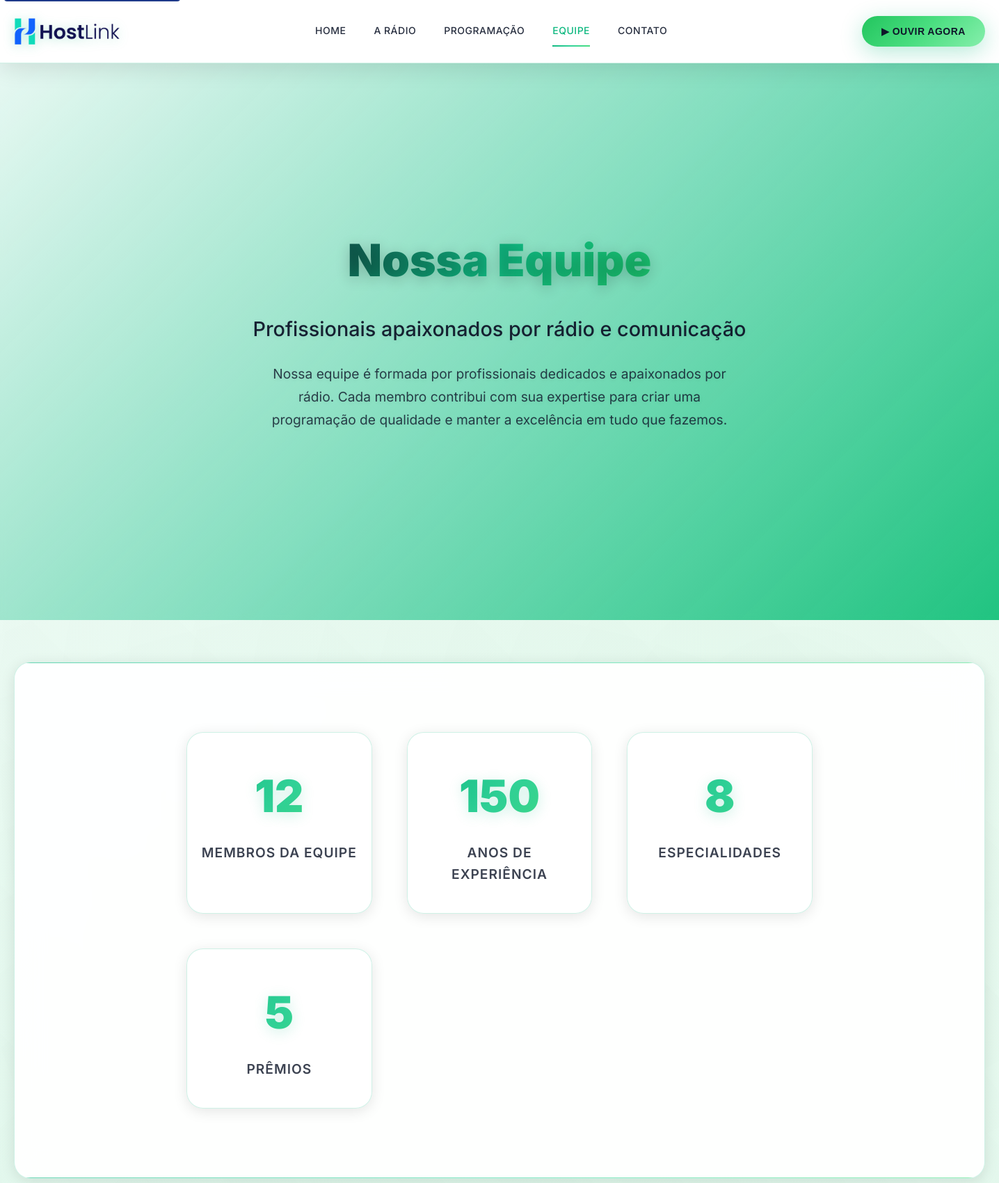
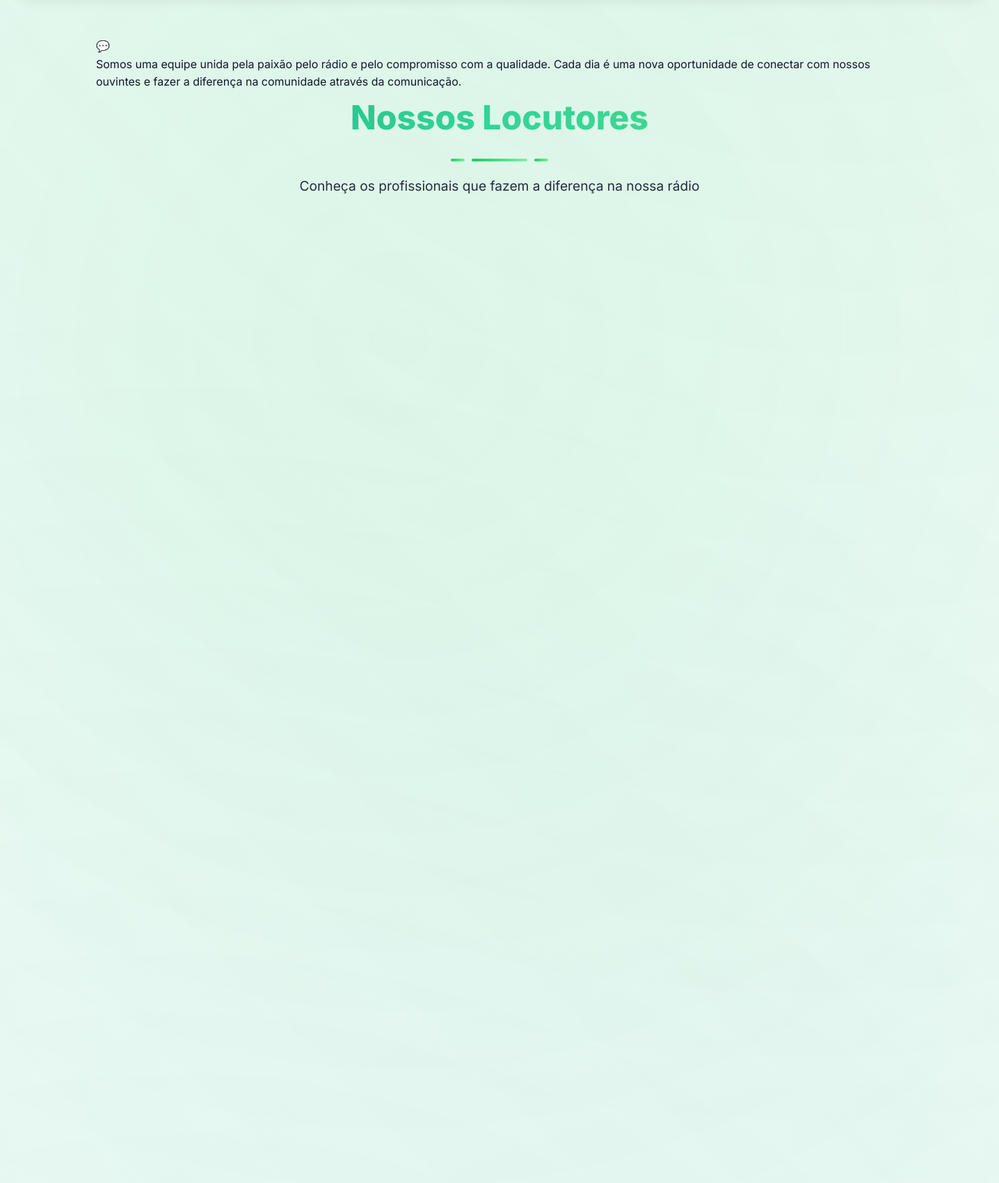
/equipe (upper part), run on the app's committed database (2 pictures, top to bottom).
### app.py (models this page shows)
class Configuracao(db.Model):
    id = db.Column(db.Integer, primary_key=True)
    chave = db.Column(db.String(100), nullable=False)
    valor = db.Column(db.Text)
    criado_em = db.Column(db.DateTime, default=datetime.utcnow)

class PaginaEquipe(db.Model):
    id = db.Column(db.Integer, primary_key=True)
    titulo = db.Column(db.String(200), nullable=False)
    subtitulo = db.Column(db.String(300))
    descricao = db.Column(db.Text)
    mensagem_equipe = db.Column(db.Text)
    imagem_principal = db.Column(db.String(255))
    estatisticas_equipe = db.Column(db.Text)  # JSON com estatísticas da equipe
    areas_atuacao = db.Column(db.Text)  # JSON com áreas de atuação
    convite_equipe = db.Column(db.Text)
    criado_em = db.Column(db.DateTime, default=datetime.utcnow)
    atualizado_em = db.Column(db.DateTime, default=datetime.utcnow, onupdate=datetime.utcnow)

### app.py (the view)
@app.route('/equipe')
def equipe():
    config = get_site_config()
    locutores = Locutor.query.all()
    pagina_equipe = PaginaEquipe.query.first()
    return render_template('equipe.html', config=config, locutores=locutores, pagina_equipe=pagina_equipe)

### app.py (called while the page is built)
@app.template_filter('from_json')
def from_json_filter(value):
    if value:
        try:
            return json.loads(value)
        except:
            return {}
    return {}

@app.template_filter('nl2br')
def nl2br_filter(value):
    if value:
        return value.replace('\n', '<br>')
    return value

### templates/equipe.html (shortened to what this page needs)
{% extends "base.html" %}
{% block head %}
<link rel="stylesheet" href="{{ url_for('static', filename='css/page-styles.css') }}">
{% endblock %}
{% block content %}
<section class="hero-section">
    <div class="hero-background">
        <div class="hero-overlay"></div>
    </div>
    <div class="hero-content">
        <div class="container">
            <h1 class="hero-title">
                {% if pagina_equipe and pagina_equipe.titulo %}
                    {{ pagina_equipe.titulo }}
                {% else %}
                    Nossa Equipe
                {% endif %}
            </h1>
            {% if pagina_equipe and pagina_equipe.subtitulo %}
            <p class="hero-subtitle">{{ pagina_equipe.subtitulo }}</p>
            {% endif %}
            {% if pagina_equipe and pagina_equipe.descricao %}
            <p class="hero-description">{{ pagina_equipe.descricao }}</p>
            {% endif %}
        </div>
    </div>
</section>
{% if pagina_equipe and pagina_equipe.estatisticas_equipe %}
<section class="stats-section">
    <div class="container">
        <div class="stats-grid">
            {% set estatisticas_equipe = pagina_equipe.estatisticas_equipe | from_json %}
            {% for key, estatistica in estatisticas_equipe.items() %}
            <div class="stat-item">
                <div class="stat-number">{{ estatistica.valor }}</div>
                <div class="stat-label">{{ estatistica.titulo }}</div>
            </div>
            {% endfor %}
        </div>
    </div>
</section>
{% endif %}
{% if pagina_equipe and pagina_equipe.mensagem_equipe %}
<section class="team-message-section">
    <div class="container">
        <div class="team-message">
            <div class="message-icon">💬</div>
            <blockquote>
                {{ pagina_equipe.mensagem_equipe | nl2br }}
            </blockquote>
        </div>
    </div>
</section>
{% endif %}
{% if locutores %}
<section class="team-section">
    <div class="container">
        <div class="section-header">
            <h2>Nossos Locutores</h2>
            <div class="section-divider"></div>
            <p>Conheça os profissionais que fazem a diferença na nossa rádio</p>
        </div>
        <div class="team-grid">
        </div>
    </div>
</section>
{% endif %}
{% endblock %}

### templates/base.html (shortened to what this page needs)
<!DOCTYPE html>
<html lang="pt-br">
<head>
    <link rel="stylesheet" href="{{ url_for('static', filename='css/styles.css') }}">
    <link rel="stylesheet" href="{{ url_for('static', filename='css/player-enhanced.css') }}">
    <link rel="stylesheet" href="{{ url_for('static', filename='css/mobile-responsive.css') }}">
    {% block head %}{% endblock %}
</head>
<body>
    <header>
        <img src="{{ config.logo }}" alt="{{ config.nome_site }}" class="logo" onerror="this.style.display='none'; this.nextElementSibling.style.display='block';">
        <nav>
            <a href="{{ url_for('index') }}" {% if request.endpoint == 'index' %}class="active"{% endif %}>HOME</a>
            <a href="{{ url_for('a_radio') }}" {% if request.endpoint == 'a_radio' %}class="active"{% endif %}>A RÁDIO</a>
            <a href="{{ url_for('programacao') }}" {% if request.endpoint == 'programacao' %}class="active"{% endif %}>PROGRAMAÇÃO</a>
            <a href="{{ url_for('equipe') }}" {% if request.endpoint == 'equipe' %}class="active"{% endif %}>EQUIPE</a>
            <a href="{{ url_for('contato') }}" {% if request.endpoint == 'contato' %}class="active"{% endif %}>CONTATO</a>
        </nav>
        <div class="header-buttons">
            <button class="play-now-btn" onclick="window.radioPlayer && window.radioPlayer.togglePlay()">▶ OUVIR AGORA</button>
        </div>
    </header>
    <main>
        {% block content %}{% endblock %}
    </main>
</body>
</html>

### static/css/player-enhanced.css (style rules this page uses)
:root { --player-primary: #667eea; --player-secondary: #764ba2; --player-accent: #8b5cf6; --player-accent-dark: #7c3aed; --player-warning: #f59e0b; --player-error: #ef4444; --player-bg: linear-gradient(135deg, #1a1a2e 0%, #16213e 50%, #0f3460 100%); --player-surface: rgba(255, 255, 255, 0.1); --player-text: #ffffff; --player-text-secondary: rgba(255, 255, 255, 0.7); --player-border: rgba(255, 255, 255, 0.2); --player-shadow: 0 8px 32px rgba(0, 0, 0, 0.3); --player-blur: blur(20px); --player-radius: 16px; --player-transition: all 0.3s cubic-bezier(0.4, 0, 0.2, 1); }

### static/css/page-styles.css (style rules this page uses)
.hero-section { position: relative; height: 100vh; min-height: 600px; display: flex; align-items: center; justify-content: center; overflow: hidden; background: var(--gradient-primary); }
.hero-background { position: absolute; top: 0; left: 0; width: 100%; height: 100%; background: var(--gradient-primary); }
.hero-overlay { position: absolute; top: 0; left: 0; width: 100%; height: 100%; background: linear-gradient(135deg, rgba(255, 255, 255, 0.9), rgba(16, 185, 129, 0.7)); backdrop-filter: blur(5px); }
.hero-content { position: relative; z-index: 3; text-align: center; color: var(--text-primary); max-width: 900px; padding: 0 20px; animation: fadeInUp 1s ease-out; }
.hero-title { font-size: 4rem; font-weight: 900; margin-bottom: 25px; text-shadow: 0 4px 20px rgba(0, 0, 0, 0.2); background: linear-gradient(135deg, #0f172a, #10b981, #22c55e); -webkit-background-clip: text; -webkit-text-fill-color: transparent; background-clip: text; animation: shimmer 3s ease-in-out infinite; }
.hero-subtitle { font-size: 1.8rem; margin-bottom: 25px; opacity: 0.95; text-shadow: 0 2px 10px rgba(0, 0, 0, 0.1); font-weight: 500; color: var(--text-primary); }
.hero-description { font-size: 1.2rem; line-height: 1.7; opacity: 0.9; text-shadow: 0 2px 10px rgba(0, 0, 0, 0.1); margin-bottom: 40px; max-width: 700px; margin-left: auto; margin-right: auto; color: var(--text-secondary); }
.stats-section { background: var(--bg-card); padding: 100px 0; backdrop-filter: blur(20px); -webkit-backdrop-filter: blur(20px); border-radius: var(--radius-large); margin: 60px 20px; border: 1px solid var(--border); position: relative; overflow: hidden; box-shadow: var(--shadow-card); }
.stats-section::before { content: ''; position: absolute; top: 0; left: 0; right: 0; height: 1px; background: var(--gradient-primary); opacity: 0.6; }
.stats-section::after { content: ''; position: absolute; bottom: 0; left: 0; right: 0; height: 1px; background: var(--gradient-primary); opacity: 0.6; }
.section-header { text-align: center; margin-bottom: 60px; }
.section-header h2 { font-size: 3rem; font-weight: 800; color: var(--text-accent); margin-bottom: 20px; background: var(--gradient-primary); -webkit-background-clip: text; -webkit-text-fill-color: transparent; background-clip: text; }
.section-divider { width: 80px; height: 4px; background: var(--gradient-accent); margin: 0 auto 20px; border-radius: 2px; position: relative; }
.section-divider::before, .section-divider::after { content: ''; position: absolute; width: 20px; height: 4px; background: var(--gradient-accent); border-radius: 2px; }
.section-divider::before { left: -30px; }
.section-divider::after { right: -30px; }
.section-header p { font-size: 1.2rem; color: var(--text-secondary); max-width: 600px; margin: 0 auto; line-height: 1.6; }
.stats-grid { display: grid; grid-template-columns: repeat(auto-fit, minmax(250px, 1fr)); gap: 50px; text-align: center; }
.stat-item { padding: 40px 20px; background: rgba(255, 255, 255, 0.8); border-radius: var(--radius-large); border: 1px solid rgba(16, 185, 129, 0.2); transition: all 0.3s cubic-bezier(0.4, 0, 0.2, 1); position: relative; overflow: hidden; box-shadow: var(--shadow-card); }
.stat-item::before { content: ''; position: absolute; top: 0; left: -100%; width: 100%; height: 100%; background: linear-gradient(90deg, transparent, rgba(16, 185, 129, 0.1), transparent); transition: left 0.6s; }
.stat-number { font-size: 4rem; font-weight: 900; color: var(--text-accent); margin-bottom: 15px; background: var(--gradient-primary); -webkit-background-clip: text; -webkit-text-fill-color: transparent; background-clip: text; text-shadow: 0 4px 20px rgba(16, 185, 129, 0.2); }
.stat-label { font-size: 1.2rem; color: var(--text-secondary); font-weight: 600; text-transform: uppercase; letter-spacing: 1px; }

### data on the page
Configuracao: logo (picture)
PaginaEquipe: titulo "Nossa Equipe", subtitulo "Profissionais apaixonados por rádio e comunicação", descricao "Nossa equipe é formada por profissionais dedicados e apaixonados por rádio. Cada membro contribui com sua expertise para criar uma programação de qualidade e manter a excelência em tudo que fazemos.", mensagem_equipe "Somos uma equipe unida pela paixão pelo rádio e pelo compromisso com a qualidade. Cada dia é uma nova oportunidade de conectar com nossos ouvintes e fazer a diferença na comunidade através da comunicação."

### other printed values
{{ estatistica.valor }} "12" "150" "8" "5"
{{ estatistica.titulo }} "MEMBROS DA EQUIPE" "ANOS DE EXPERIÊNCIA" "ESPECIALIDADES" "PRÊMIOS"
